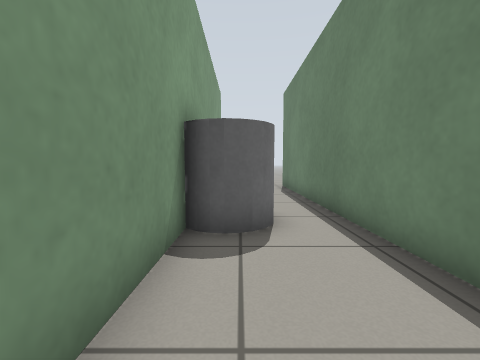
[1] (above)

15 first-person views from a walk through a Gazebo world. The camera is 0.62 m above the floor, tilts 4° down and sees 90° across. The floor is counted in squares, 0.5 m on a side. Each view is taken from the middle of a square. On the plan, view 1 faces up. The plan holds only what a view shows up to about 12 squares ahead; the rest is blank.

[2]
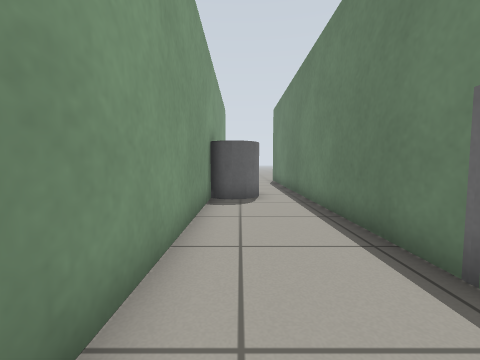

[3]
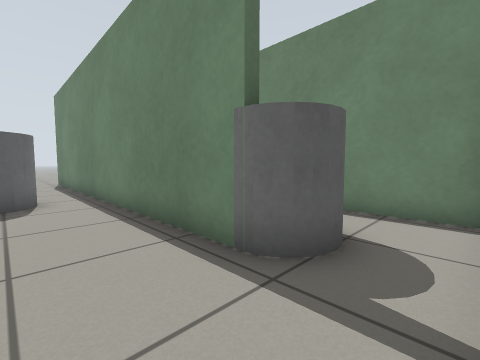

[4]
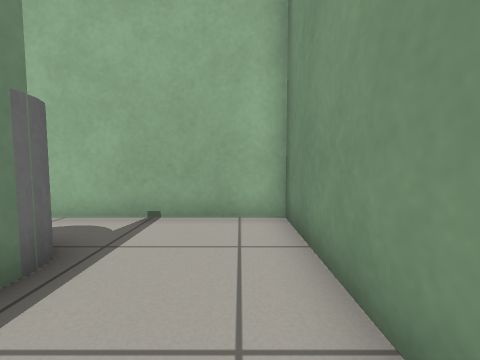

[5]
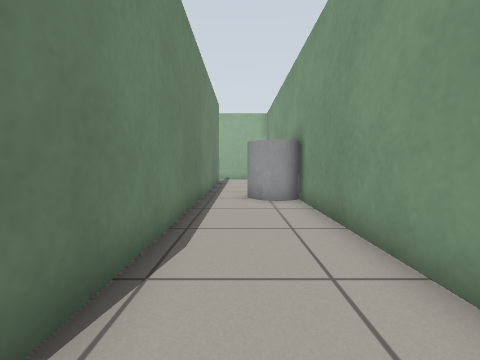

[6]
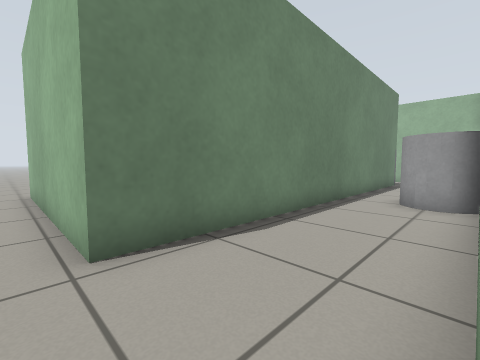

[7]
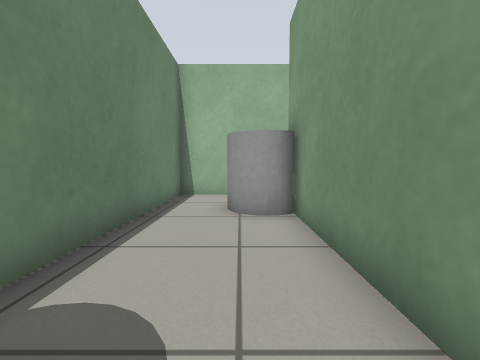

[8]
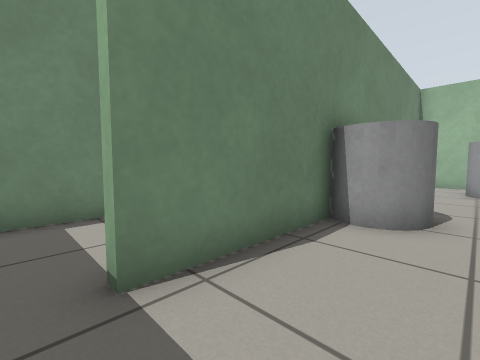

[9]
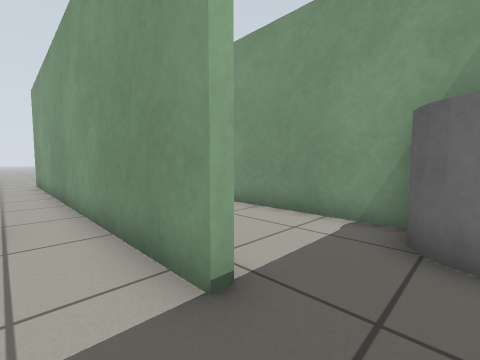

[10]
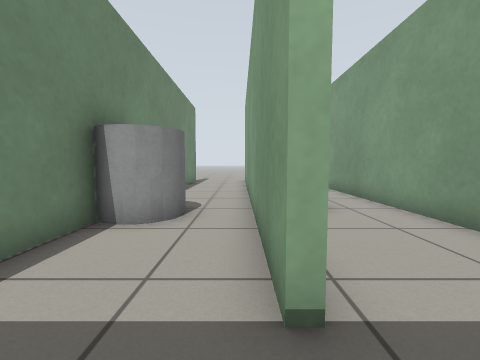

[11]
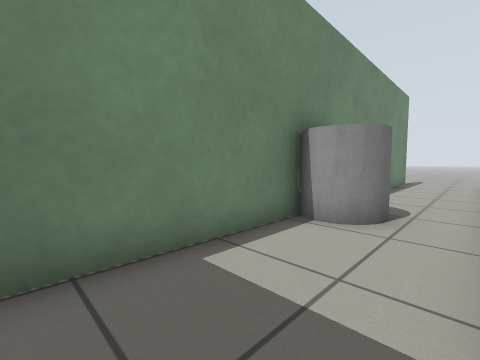

[12]
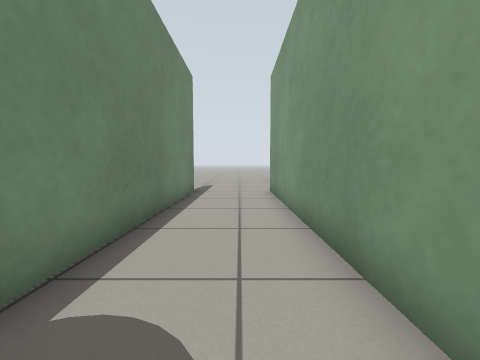

[13]
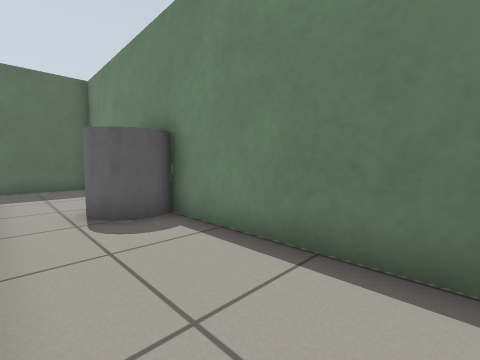

[14]
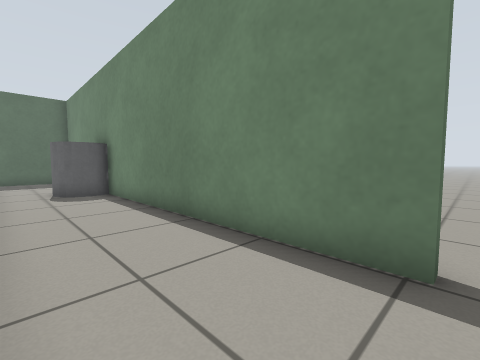

[15]
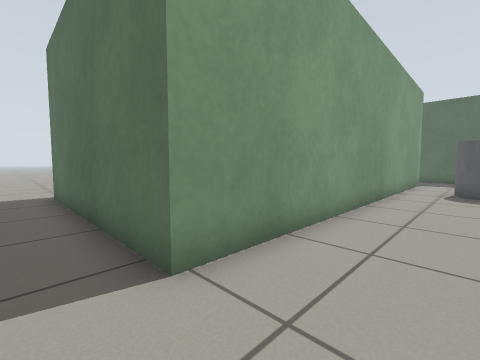

### Floor plan
Points are (right, up) in squares from view 1. A wall is a line through its corners. A room is listed if a view was taken in it or the views show most of it. See-through windows are left out.
Room 1 (views 1, 2, 3, 4, 5)
walls: (-1, 4.5) (-1, -4.4) (2.5, -4.4); (2.4, -1.8) (2.4, 11.9); (-1, 12.5) (-1, 5.5)
ways out: opening at (-1, 14) to room 2; opening at (2, -3) to room 3; opening at (2, 13) to room 3
objects: grey cylinder (-1, 4) to (0, 6)
Room 2 (view 6)
walls: (-1, 5.5) (-1, 4.5); (6.7, -4.7) (-1.4, -4.7)
ways out: opening at (-1, 14) to room 1; opening at (6, -6) to room 3
Room 3 (views 7, 8, 9, 10, 11, 12, 13, 14, 15)
walls: (6.7, 3.6) (6.7, -4.7); (6.4, 6.5) (6.4, 10.3) (6.7, 10.3) (6.7, 6.4); (10.1, 6.4) (10.1, 12.1); (2.7, 10.4) (2.7, -0.3); (2.5, -4.4) (6.4, -4.4) (6.4, 3.6); (10.1, -4.8) (10.1, 5.6); (9.9, 13) (6.9, 13)
ways out: opening at (2, -3) to room 1; opening at (2, 13) to room 1; opening at (6, -6) to room 2; opening at (3, 14); opening at (10, -5.5)
objects: grey cylinder (3, -2) to (4, -1); grey cylinder (3, 11) to (4, 13); grey cylinder (5, 4) to (6, 6); grey cylinder (9, 6) to (10, 7)

Positions as (right, up) in squares from view 1, and headings:
1: (0, 0), facing up
2: (0, -4), facing up
3: (0, -4), facing up-right
4: (0, 1), facing down
5: (1, 14), facing down
6: (-1, 14), facing down-right
7: (4, 5), facing down
8: (4, 11), facing down-right
9: (8, 12), facing down-left
10: (7, 12), facing down
11: (7, 12), facing down-right
12: (8, 6), facing down
13: (7, 0), facing up-right
14: (7, -5), facing up-right
15: (9, -6), facing up-left
